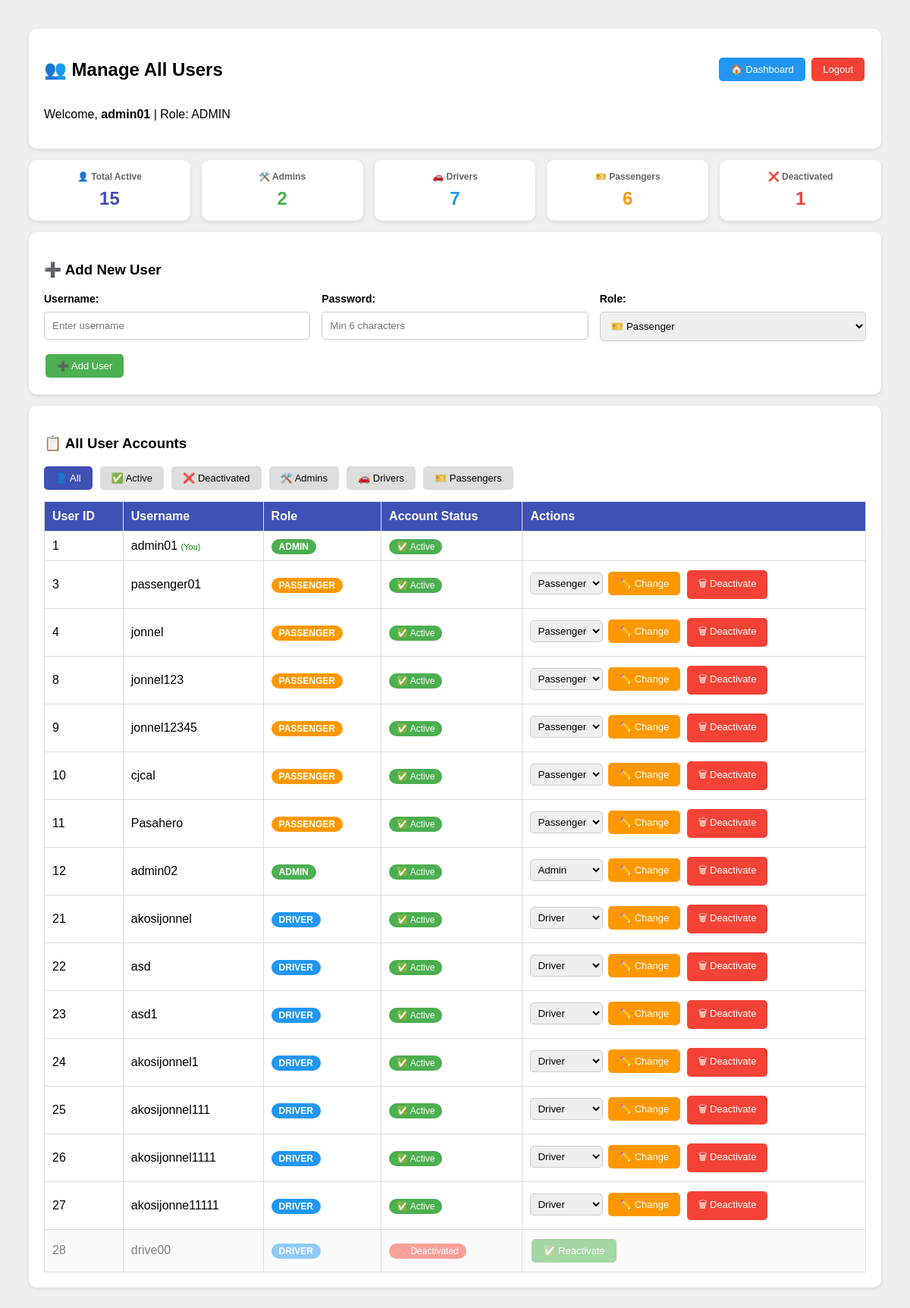
Screenshot of /bus_management/manage_users.php (signed in) with the database file from the repository.
### tables this page shows
CREATE TABLE `users` (
  `User_ID` int(11) NOT NULL,
  `Username` varchar(50) NOT NULL,
  `Password` varchar(255) NOT NULL,
  `Role` enum('admin','driver','passenger') NOT NULL,
  `is_active` tinyint(1) DEFAULT 1
);

### bus_management/manage_users.php (the view, shortened to what this page needs)
<?php
require 'config.php';
$counts = mysqli_query($conn, "SELECT Role, is_active, COUNT(*) as Total FROM users GROUP BY Role, is_active");
$active = ['admin' => 0, 'driver' => 0, 'passenger' => 0];
$inactive = ['admin' => 0, 'driver' => 0, 'passenger' => 0];
while ($c = mysqli_fetch_assoc($counts)) {
    if ($c['is_active']) $active[$c['Role']] = $c['Total'];
    else $inactive[$c['Role']] = $c['Total'];
}
$totalActive = array_sum($active);
$totalInactive = array_sum($inactive);
?>
<!DOCTYPE html>
<html>
<head>
</head>
<body>
<div class="card">
    <div class="header-bar">
        <h2>👥 Manage All Users</h2>
        <div>
            <a href="admin_dashboard.php" class="btn btn-blue">🏠 Dashboard</a>
            <a href="logout.php" class="btn btn-red">Logout</a>
        </div>
    </div>
    <p>Welcome, <strong><?php echo $_SESSION['username']; ?></strong> | Role: ADMIN</p>
</div>
<div class="summary">
    <div class="summary-box">
        <h3>👤 Total Active</h3>
        <p style="color:#3F51B5;"><?php echo $totalActive; ?></p>
    </div>
    <div class="summary-box">
        <h3>🛠️ Admins</h3>
        <p style="color:#4CAF50;"><?php echo $active['admin']; ?></p>
    </div>
    <div class="summary-box">
        <h3>🚗 Drivers</h3>
        <p style="color:#2196F3;"><?php echo $active['driver']; ?></p>
    </div>
    <div class="summary-box">
        <h3>🎫 Passengers</h3>
        <p style="color:#FF9800;"><?php echo $active['passenger']; ?></p>
    </div>
    <div class="summary-box">
        <h3>❌ Deactivated</h3>
        <p style="color:#f44336;"><?php echo $totalInactive; ?></p>
    </div>
</div>
<div class="card">
    <h3>➕ Add New User</h3>
    <form method="POST">
        <div class="form-row">
            <div>
                <label>Username:</label>
                <input type="text" name="username" placeholder="Enter username" required>
            </div>
            <div>
                <label>Password:</label>
                <input type="password" name="password" placeholder="Min 6 characters" required>
            </div>
            <div>
                <label>Role:</label>
                <select name="role">
                    <option value="passenger">🎫 Passenger</option>
                </select>
            </div>
        </div>
        <button type="submit" class="btn btn-green">➕ Add User</button>
    </form>
</div>
<div class="card">
    <h3>📋 All User Accounts</h3>
    <div class="filter-tabs">
        <button class="filter-tab active" onclick="filterTable('all', this)">👤 All</button>
        <button class="filter-tab" onclick="filterTable('active', this)">✅ Active</button>
        <button class="filter-tab" onclick="filterTable('inactive', this)">❌ Deactivated</button>
        <button class="filter-tab" onclick="filterTable('admin', this)">🛠️ Admins</button>
        <button class="filter-tab" onclick="filterTable('driver', this)">🚗 Drivers</button>
        <button class="filter-tab" onclick="filterTable('passenger', this)">🎫 Passengers</button>
    </div>
    <table id="usersTable">
        <tr>
            <th>User ID</th>
            <th>Username</th>
            <th>Role</th>
            <th>Account Status</th>
            <th>Actions</th>
        </tr>
        <?php
        $result = mysqli_query($conn, "SELECT * FROM users ORDER BY User_ID ASC");
        if (mysqli_num_rows($result) == 0) {
            echo "<tr><td colspan='5' style='text-align:center; color:gray;'>No users found.</td></tr>";
        } else {
            while ($row = mysqli_fetch_assoc($result)) {
                $badge = "badge-" . $row['Role'];
                $isCurrentUser = ($row['User_ID'] == $_SESSION['user_id']);
                $isActive = $row['is_active'];
                $rowClass = $isActive ? '' : 'inactive-row';
                $statusBadge = $isActive
                    ? '<span style="background:#4CAF50; color:white; padding:3px 10px; border-radius:10px; font-size:12px;">✅ Active</span>'
                    : '<span style="background:#f44336; color:white; padding:3px 10px; border-radius:10px; font-size:12px;">❌ Deactivated</span>';
                $activeAttr = $isActive ? 'active' : 'inactive';
                echo "<tr class='$rowClass' data-status='$activeAttr' data-role='{$row['Role']}'>
                    <td>{$row['User_ID']}</td>
                    <td>{$row['Username']}" . ($isCurrentUser ? " <span style='color:green; font-size:11px;'>(You)</span>" : "") . "</td>
                    <td><span class='badge $badge'>" . strtoupper($row['Role']) . "</span></td>
                    <td>$statusBadge</td>
                    <td>";
                if (!$isCurrentUser && $isActive) {
                    echo "<form method='POST' style='display:inline;'>
                        <input type='hidden' name='action' value='change_role'>
                        <input type='hidden' name='user_id' value='{$row['User_ID']}'>
                        <select name='new_role' style='width:auto; padding:5px; margin:0; display:inline;'>
                            <option value='passenger'" . ($row['Role']=='passenger'?' selected':'') . ">Passenger</option>
                            <option value='driver'" . ($row['Role']=='driver'?' selected':'') . ">Driver</option>
                            <option value='admin'" . ($row['Role']=='admin'?' selected':'') . ">Admin</option>
                        </select>
                        <button type='submit' class='btn btn-orange'>✏️ Change</button>
                    </form>";
                }
                if (!$isCurrentUser) {
                    if ($isActive) {
                        echo "<form method='POST' style='display:inline;' onsubmit='return confirm(\"Deactivate this account?\")'>
                            <input type='hidden' name='action' value='delete'>
                            <input type='hidden' name='user_id' value='{$row['User_ID']}'>
                            <button type='submit' class='btn btn-red'>🗑 Deactivate</button>
                        </form>";
                    } else {
                        echo "<form method='POST' style='display:inline;'>
                            <input type='hidden' name='action' value='reactivate'>
                            <input type='hidden' name='user_id' value='{$row['User_ID']}'>
                            <button type='submit' class='btn btn-green'>✅ Reactivate</button>
                        </form>";
                    }
                }
                echo "</td></tr>";
            }
        }
        ?>
    </table>
</div>
</body>
</html>

### bus_management/manage_users.php (style rules this page uses)
body { font-family: Arial; background: #f0f0f0; padding: 30px; }
.card { background: white; padding: 20px; border-radius: 10px; margin-bottom: 15px; box-shadow: 0 2px 5px rgba(0,0,0,0.1); }
table { width: 100%; border-collapse: collapse; }
th, td { border: 1px solid #ddd; padding: 10px; text-align: left; }
th { background: #3F51B5; color: white; }
input, select { width: 100%; padding: 10px; margin: 8px 0 15px 0; border: 1px solid #ccc; border-radius: 5px; box-sizing: border-box; }
.btn { padding: 8px 15px; border-radius: 5px; color: white; border: none; cursor: pointer; text-decoration: none; display: inline-block; font-size: 13px; margin: 2px; }
.btn-green { background: #4CAF50; }
.btn-blue { background: #2196F3; }
.btn-red { background: #f44336; }
.btn-orange { background: #FF9800; }
.badge { padding: 3px 10px; border-radius: 10px; color: white; font-size: 12px; font-weight: bold; }
.badge-admin { background: #4CAF50; }
.badge-driver { background: #2196F3; }
.badge-passenger { background: #FF9800; }
.header-bar { display: flex; justify-content: space-between; align-items: center; flex-wrap: wrap; gap: 10px; }
.form-row { display: flex; gap: 15px; flex-wrap: wrap; }
.form-row > div { flex: 1; min-width: 150px; }
label { font-weight: bold; font-size: 14px; }
.summary { display: flex; gap: 15px; margin-bottom: 15px; flex-wrap: wrap; }
.summary-box { flex: 1; background: white; padding: 15px; border-radius: 10px; text-align: center; box-shadow: 0 2px 5px rgba(0,0,0,0.1); min-width: 130px; }
.summary-box h3 { margin: 0; font-size: 12px; color: #666; }
.summary-box p { margin: 8px 0 0 0; font-size: 24px; font-weight: bold; }
.inactive-row { opacity: 0.5; background: #f8f8f8 !important; }
.filter-tabs { display: flex; gap: 10px; margin-bottom: 15px; flex-wrap: wrap; }
.filter-tab { padding: 8px 15px; border-radius: 5px; cursor: pointer; background: #ddd; border: none; font-size: 13px; }
.filter-tab.active { background: #3F51B5; color: white; }

### rows the page displays
users: User_ID "1", Username "admin01", shows "(You)", Role "ADMIN", is_active "✅ Active"
users: User_ID "3", Username "passenger01", Role "PASSENGER", is_active "✅ Active", new_role "Passenger"
users: User_ID "4", Username "jonnel", Role "PASSENGER", is_active "✅ Active", new_role "Passenger"
users: User_ID "8", Username "jonnel123", Role "PASSENGER", is_active "✅ Active", new_role "Passenger"
users: User_ID "9", Username "jonnel12345", Role "PASSENGER", is_active "✅ Active", new_role "Passenger"
users: User_ID "10", Username "cjcal", Role "PASSENGER", is_active "✅ Active", new_role "Passenger"
users: User_ID "11", Username "Pasahero", Role "PASSENGER", is_active "✅ Active", new_role "Passenger"
users: User_ID "12", Username "admin02", Role "ADMIN", is_active "✅ Active", new_role "Admin"
users: User_ID "21", Username "akosijonnel", Role "DRIVER", is_active "✅ Active", new_role "Driver"
users: User_ID "22", Username "asd", Role "DRIVER", is_active "✅ Active", new_role "Driver"
users: User_ID "23", Username "asd1", Role "DRIVER", is_active "✅ Active", new_role "Driver"
users: User_ID "24", Username "akosijonnel1", Role "DRIVER", is_active "✅ Active", new_role "Driver"
users: User_ID "25", Username "akosijonnel111", Role "DRIVER", is_active "✅ Active", new_role "Driver"
users: User_ID "26", Username "akosijonnel1111", Role "DRIVER", is_active "✅ Active", new_role "Driver"
users: User_ID "27", Username "akosijonne11111", Role "DRIVER", is_active "✅ Active", new_role "Driver"
users: User_ID "28", Username "drive00", Role "DRIVER", is_active "❌ Deactivated"

### other values shown
$_SESSION['username'] "admin01"
$totalActive "15"
$active['admin'] "2"
$active['driver'] "7"
$active['passenger'] "6"
$totalInactive "1"
